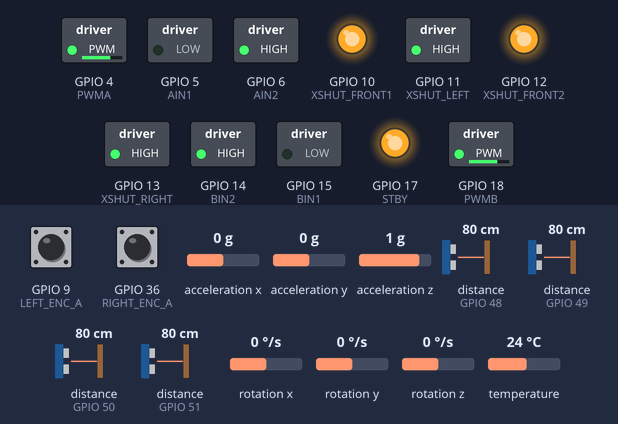
Bench run of a sketch on a simulated ESP32-S3. Parts: switched loads named in the sketch (green lamp = pin HIGH), output pins drawn as LEDs (lit = HIGH). The inputs (shaded band) are chosen by the test bench; at power-on: rotation z 0 °/s, distance to the obstacle (sensors on GPIO 49, GPIO 48, GPIO 50, GPIO 51) 80 cm, GPIO 9 (LEFT_ENC_A) HIGH, GPIO 36 (RIGHT_ENC_A) HIGH, acceleration x 0 g, acceleration y 0 g, acceleration z 1 g, rotation x 0 °/s, rotation y 0 °/s, temperature 24 °C. WiFi joins after 1.5 s; servers stay silent unless stated; what the sketch prints to the serial monitor is not drawn.

Above: at 9.1 s.
9.2 s: rotation z set to 3 °/s
12.2 s: distance to the obstacle (sensor on GPIO 49) set to 9 cm
15.2 s: rotation z set to -59 °/s
At 15.9 s:
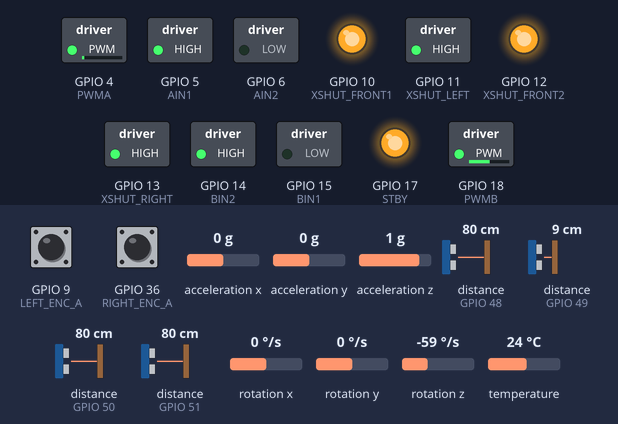
17.0 s: distance to the obstacle (sensor on GPIO 49) set to 60 cm
At 18.4 s:
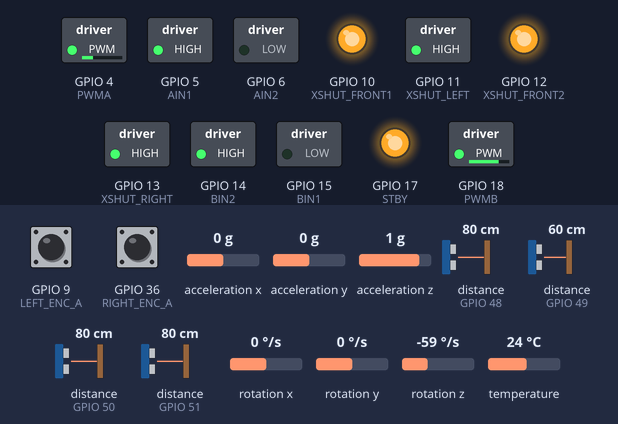
18.7 s: rotation z set to 100 °/s
At 21.5 s:
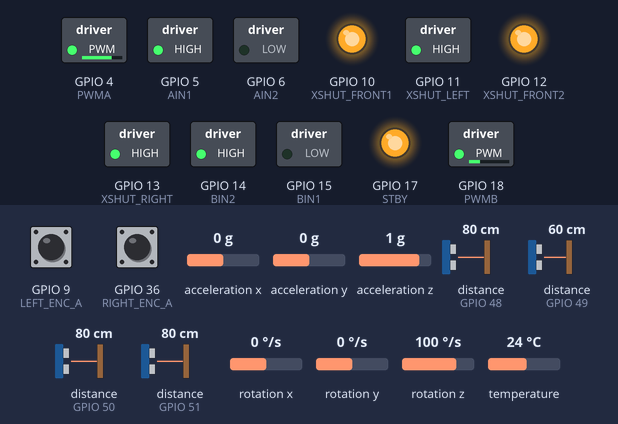
21.7 s: distance to the obstacle (sensor on GPIO 49) set to 2 cm
At 24.4 s:
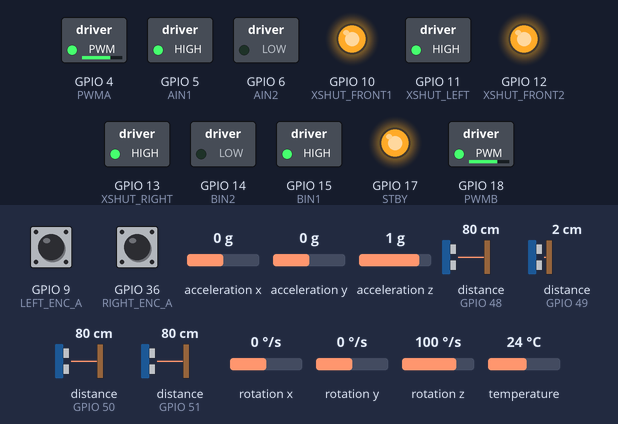
Timing chart, 0 to 25.7 s (numbered marks = the images above; inputs shaded):
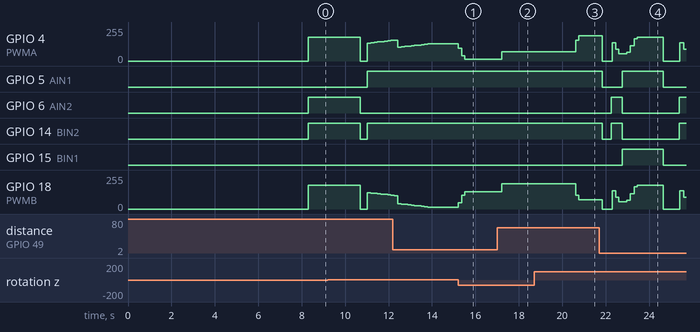

The sketch:

module06_maze_mapping.ino
```cpp
/*
====================================================
MODULE 06 - MAZE MAPPING
====================================================
Features:
- Wall, Cell, Junction, Dead End Detection
- Live 16x16 Maze Map Building in RAM
- Real-time HTML5 Canvas Map Rendering on Dashboard
- Pin Mapping EXACTLY from Module 03
====================================================
*/

#include <Adafruit_MPU6050.h>
#include <Adafruit_Sensor.h>
#include <Adafruit_VL53L0X.h>
#include <Arduino.h>
#include <WebServer.h>
#include <WiFi.h>
#include <Wire.h>

//==================================================
// PIN DEFINITIONS (From Module 03 README)
//==================================================
#define PWMA 4
#define AIN1 5
#define AIN2 6
#define PWMB 18
#define BIN1 15
#define BIN2 14
#define STBY 17

#define LEFT_ENC_A 9
#define RIGHT_ENC_A 36

#define I2C_SDA 40
#define I2C_SCL 2

#define XSHUT_FRONT1 10
#define XSHUT_FRONT2 12
#define XSHUT_LEFT 11
#define XSHUT_RIGHT 13

#define ADDR_FRONT1 0x30
#define ADDR_FRONT2 0x31
#define ADDR_LEFT 0x32
#define ADDR_RIGHT 0x33

const int PULSES_PER_CELL = 388;
int WALL_THRESHOLD = 130;
const float TARGET_WALL_DIST = 55.0; // Perfect center derived from manual telemetry
const int BASE_PWM = 130;
float targetSideDist = 55.0;

// PID Settings
float Kp_straight = 1.0;
float Ki_straight = 0.0;
float Kd_straight = 0.5;

float Kp_wall = 0.5;
float Ki_wall = 0.0;
float Kd_wall = 0.0;

//==================================================
// GLOBAL VARIABLES
//==================================================
volatile long leftPulse = 0;
volatile long rightPulse = 0;

int distFront1 = -1;
int distFront = -1;
int distLeft = -1;
int distRight = -1;

float yawAngle = 0.0;
float gyroZoffset = 0.0;
unsigned long lastMPUTime = 0;

// Robot Position
int rx = 0;
int ry = 0;
int rDir = 0; // 0=N, 1=E, 2=S, 3=W
const char *cellStatus = "Unknown";
const char *currentStatus = "Ready";

bool cmdExplore = false;
bool cmdStop = false;

//==================================================
// MAZE MAPPING (16x16 ARRAY)
//==================================================
#define WALL_NORTH 0b00000001
#define WALL_EAST  0b00000010
#define WALL_SOUTH 0b00000100
#define WALL_WEST  0b00001000
#define VISITED    0b00010000

uint8_t maze[16][16];

void setWall(int x, int y, uint8_t wall) {
  if (x < 0 || x > 15 || y < 0 || y > 15) return;
  maze[x][y] |= wall;
  // Update adjacent cell walls for consistency
  if (wall == WALL_NORTH && y < 15) maze[x][y+1] |= WALL_SOUTH;
  if (wall == WALL_SOUTH && y > 0) maze[x][y-1] |= WALL_NORTH;
  if (wall == WALL_EAST && x < 15) maze[x+1][y] |= WALL_WEST;
  if (wall == WALL_WEST && x > 0) maze[x-1][y] |= WALL_EAST;
}

void updateMap(bool wF, bool wL, bool wR) {
  if (rx < 0 || rx > 15 || ry < 0 || ry > 15) return;
  maze[rx][ry] |= VISITED;

  if (rDir == 0) { // North
    if (wF) setWall(rx, ry, WALL_NORTH);
    if (wL) setWall(rx, ry, WALL_WEST);
    if (wR) setWall(rx, ry, WALL_EAST);
  } else if (rDir == 1) { // East
    if (wF) setWall(rx, ry, WALL_EAST);
    if (wL) setWall(rx, ry, WALL_NORTH);
    if (wR) setWall(rx, ry, WALL_SOUTH);
  } else if (rDir == 2) { // South
    if (wF) setWall(rx, ry, WALL_SOUTH);
    if (wL) setWall(rx, ry, WALL_EAST);
    if (wR) setWall(rx, ry, WALL_WEST);
  } else if (rDir == 3) { // West
    if (wF) setWall(rx, ry, WALL_WEST);
    if (wL) setWall(rx, ry, WALL_SOUTH);
    if (wR) setWall(rx, ry, WALL_NORTH);
  }
}

//==================================================
// HARDWARE INSTANCES
//==================================================
Adafruit_VL53L0X tofFront1 = Adafruit_VL53L0X();
Adafruit_VL53L0X tofFront = Adafruit_VL53L0X();
Adafruit_VL53L0X tofLeft = Adafruit_VL53L0X();
Adafruit_VL53L0X tofRight = Adafruit_VL53L0X();
Adafruit_MPU6050 mpu;
WebServer server(80);

const char *ssid = "Tecno Spark";
const char *password = "20240869kp";

//==================================================
// WEB DASHBOARD HTML
//==================================================
const char htmlPage[] PROGMEM = R"=====(
<!DOCTYPE html>
<html>
<head>
  <meta charset="UTF-8">
  <title>Module 06 - Live Maze Mapping</title>
  <style>
    body { background: #0f172a; color: white; font-family: sans-serif; text-align: center; }
    h1 { color: #38bdf8; margin-bottom: 5px;}
    .grid { display: grid; grid-template-columns: 1fr 1fr; gap: 10px; max-width: 400px; margin: 10px auto; }
    .card { background: rgba(255,255,255,0.1); padding: 10px; border-radius: 8px; }
    .value { font-size: 1.2rem; font-weight: bold; color: #fbbf24; }
    .canvas-container { background: #1e293b; padding: 10px; border: 2px solid #38bdf8; border-radius: 12px; display: inline-block; margin-top: 10px;}
    canvas { background: #000; border-radius: 4px; }
  </style>
</head>
<body>
  <h1>Live Maze Map</h1>
  <h3 id="status" style="color: #a7f3d0; margin-top:0;">Status: Ready</h3>

  <div class="canvas-container">
    <canvas id="mazeCanvas" width="320" height="320"></canvas>
  </div>

  <div class="grid">
    <div class="card">X, Y Position<br><span class="value" id="pos">0, 0</span></div>
    <div class="card">Direction<br><span class="value" id="dir">North</span></div>
    <div class="card" style="grid-column: span 2;">Detection<br><span class="value" id="cell">--</span></div>
  </div>

  <script>
    const canvas = document.getElementById('mazeCanvas');
    const ctx = canvas.getContext('2d');
    const cellSize = 20;

    async function fetchData() {
      try {
        const res = await fetch('/data');
        const data = await res.json();

        document.getElementById('pos').innerText = data.x + ", " + data.y;
        document.getElementById('dir').innerText = data.d;
        document.getElementById('cell').innerText = data.c;
        document.getElementById('status').innerText = "Status: " + data.s;

        // Render Maze
        ctx.clearRect(0, 0, canvas.width, canvas.height);

        for(let x = 0; x < 16; x++){
            for(let y = 0; y < 16; y++){
                let cell = data.maze[x * 16 + y];
                let px = x * cellSize;
                let py = (15 - y) * cellSize; // Origin bottom-left

                if (cell & 16) { // VISITED
                    ctx.fillStyle = '#334155';
                    ctx.fillRect(px, py, cellSize, cellSize);
                }

                ctx.strokeStyle = '#38bdf8';
                ctx.lineWidth = 2;
                if (cell & 1) { // North
                    ctx.beginPath(); ctx.moveTo(px, py); ctx.lineTo(px+cellSize, py); ctx.stroke();
                }
                if (cell & 2) { // East
                    ctx.beginPath(); ctx.moveTo(px+cellSize, py); ctx.lineTo(px+cellSize, py+cellSize); ctx.stroke();
                }
                if (cell & 4) { // South
                    ctx.beginPath(); ctx.moveTo(px, py+cellSize); ctx.lineTo(px+cellSize, py+cellSize); ctx.stroke();
                }
                if (cell & 8) { // West
                    ctx.beginPath(); ctx.moveTo(px, py); ctx.lineTo(px, py+cellSize); ctx.stroke();
                }
            }
        }

        // Draw Robot
        let rx = data.x * cellSize;
        let ry = (15 - data.y) * cellSize;

        ctx.fillStyle = '#ef4444';
        ctx.beginPath();
        ctx.arc(rx + cellSize/2, ry + cellSize/2, cellSize/3, 0, 2*Math.PI);
        ctx.fill();

        // Draw Heading Indicator
        ctx.strokeStyle = '#fff';
        ctx.lineWidth = 2;
        ctx.beginPath();
        ctx.moveTo(rx + cellSize/2, ry + cellSize/2);
        if (data.d === "North") ctx.lineTo(rx + cellSize/2, ry + cellSize/6);
        else if (data.d === "South") ctx.lineTo(rx + cellSize/2, ry + cellSize - cellSize/6);
        else if (data.d === "East") ctx.lineTo(rx + cellSize - cellSize/6, ry + cellSize/2);
        else if (data.d === "West") ctx.lineTo(rx + cellSize/6, ry + cellSize/2);
        ctx.stroke();

      } catch (e) {}
    }
    setInterval(fetchData, 400);
  </script>
</body>
</html>
)=====";

//==================================================
// MOTORS & ENCODERS
//==================================================
void IRAM_ATTR leftEncoderISR() { leftPulse++; }
void IRAM_ATTR rightEncoderISR() { rightPulse++; }

void setupMotors() {
  pinMode(AIN1, OUTPUT);
  pinMode(AIN2, OUTPUT);
  pinMode(BIN1, OUTPUT);
  pinMode(BIN2, OUTPUT);
  pinMode(STBY, OUTPUT);
  digitalWrite(STBY, HIGH);
  ledcAttach(PWMA, 1000, 8);
  ledcAttach(PWMB, 1000, 8);

  pinMode(LEFT_ENC_A, INPUT_PULLUP);
  pinMode(RIGHT_ENC_A, INPUT_PULLUP);
  attachInterrupt(digitalPinToInterrupt(LEFT_ENC_A), leftEncoderISR, RISING);
  attachInterrupt(digitalPinToInterrupt(RIGHT_ENC_A), rightEncoderISR, RISING);
}
void motorsStop() {
  digitalWrite(AIN1, LOW);
  digitalWrite(AIN2, LOW);
  digitalWrite(BIN1, LOW);
  digitalWrite(BIN2, LOW);
  ledcWrite(PWMA, 0);
  ledcWrite(PWMB, 0);
}
void leftMotor(int pwm) {
  pwm = constrain(pwm, -255, 255);
  if (pwm > 0) {
    digitalWrite(AIN1, HIGH);
    digitalWrite(AIN2, LOW);
    ledcWrite(PWMA, pwm);
  } else if (pwm < 0) {
    digitalWrite(AIN1, LOW);
    digitalWrite(AIN2, HIGH);
    ledcWrite(PWMA, -pwm);
  } else {
    digitalWrite(AIN1, LOW);
    digitalWrite(AIN2, LOW);
    ledcWrite(PWMA, 0);
  }
}
void rightMotor(int pwm) {
  pwm = constrain(pwm, -255, 255);
  if (pwm > 0) {
    digitalWrite(BIN1, LOW);
    digitalWrite(BIN2, HIGH);
    ledcWrite(PWMB, pwm);
  } else if (pwm < 0) {
    digitalWrite(BIN1, HIGH);
    digitalWrite(BIN2, LOW);
    ledcWrite(PWMB, -pwm);
  } else {
    digitalWrite(BIN1, LOW);
    digitalWrite(BIN2, LOW);
    ledcWrite(PWMB, 0);
  }
}

//==================================================
// SENSORS
//==================================================
void setupToF() {
  pinMode(XSHUT_FRONT1, OUTPUT);
  pinMode(XSHUT_FRONT2, OUTPUT);
  pinMode(XSHUT_LEFT, OUTPUT);
  pinMode(XSHUT_RIGHT, OUTPUT);
  digitalWrite(XSHUT_FRONT1, LOW);
  digitalWrite(XSHUT_FRONT2, LOW);
  digitalWrite(XSHUT_LEFT, LOW);
  digitalWrite(XSHUT_RIGHT, LOW);
  delay(10);

  digitalWrite(XSHUT_FRONT1, HIGH);
  delay(10);
  tofFront1.begin(ADDR_FRONT1, false, &Wire);

  digitalWrite(XSHUT_FRONT2, HIGH);
  delay(10);
  tofFront.begin(ADDR_FRONT2, false, &Wire);

  digitalWrite(XSHUT_LEFT, HIGH);
  delay(10);
  tofLeft.begin(ADDR_LEFT, false, &Wire);

  digitalWrite(XSHUT_RIGHT, HIGH);
  delay(10);
  tofRight.begin(ADDR_RIGHT, false, &Wire);
}

void readToF() {
  VL53L0X_RangingMeasurementData_t m;

  memset(&m, 0, sizeof(m));
  tofFront1.rangingTest(&m, false);
  distFront1 =
      (m.RangeStatus != 4 && m.RangeMilliMeter != 0) ? m.RangeMilliMeter : -1;

  memset(&m, 0, sizeof(m));
  tofFront.rangingTest(&m, false);
  distFront =
      (m.RangeStatus != 4 && m.RangeMilliMeter != 0) ? m.RangeMilliMeter : -1;

  memset(&m, 0, sizeof(m));
  tofLeft.rangingTest(&m, false);
  distLeft =
      (m.RangeStatus != 4 && m.RangeMilliMeter != 0) ? m.RangeMilliMeter : -1;

  memset(&m, 0, sizeof(m));
  tofRight.rangingTest(&m, false);
  distRight =
      (m.RangeStatus != 4 && m.RangeMilliMeter != 0) ? m.RangeMilliMeter : -1;
}

void setupMPU() {
  if (mpu.begin()) {
    mpu.setAccelerometerRange(MPU6050_RANGE_8_G);
    mpu.setGyroRange(MPU6050_RANGE_500_DEG);
    mpu.setFilterBandwidth(MPU6050_BAND_21_HZ);
    delay(1000);
    float zSum = 0;
    int samples = 200;
    sensors_event_t a, g, t;
    for (int i = 0; i < samples; i++) {
      mpu.getEvent(&a, &g, &t);
      zSum += g.gyro.z;
      delay(5);
    }
    gyroZoffset = zSum / samples;
    lastMPUTime = millis();
    yawAngle = 0.0;
  }
}

void updateYaw() {
  sensors_event_t a, g, t;
  mpu.getEvent(&a, &g, &t);
  unsigned long now = millis();
  float dt = (now - lastMPUTime) / 1000.0;
  lastMPUTime = now;
  float zRate = g.gyro.z - gyroZoffset;
  if (abs(zRate) < 0.03)
    zRate = 0.0;
  yawAngle += (zRate * 57.2958) * dt;
}

//==================================================
// TURNING LOGIC
//==================================================
void pivotTurn(float targetAngle) {
  currentStatus = "Turning...";
  yawAngle = 0.0;
  float Kp = 3.0;
  unsigned long turnStart = millis();

  while (millis() - turnStart < 2500) {
    server.handleClient();
    if (cmdStop)
      break;

    static unsigned long lastToFTurn = 0;
    if (millis() - lastToFTurn > 33) {
      readToF();
      lastToFTurn = millis();
    }

    updateYaw();
    float error = targetAngle - yawAngle;
    if (abs(error) < 1.5)
      break;

    float pOut = Kp * error;
    pOut = constrain(pOut, -180, 180);
    if (pOut > 0 && pOut < 55)
      pOut = 55;
    if (pOut < 0 && pOut > -55)
      pOut = -55;

    leftMotor(-pOut);
    rightMotor(pOut);
    delay(5);
  }
  motorsStop();
  delay(200);
}

void moveForwardCell() {
  currentStatus = "Moving 1 Cell";
  noInterrupts();
  leftPulse = 0;
  rightPulse = 0;
  interrupts();
  yawAngle = 0.0;

  float Kp_gyro = 6.0;
  float Kp_enc = 0.5;

  while (true) {
    server.handleClient();
    if (cmdStop) break;

    long avgPulse = (leftPulse + rightPulse) / 2;
    if (avgPulse >= PULSES_PER_CELL) break;

    static unsigned long lastToFRead = 0;
    if (millis() - lastToFRead > 20) {
      readToF();
      lastToFRead = millis();
    }

    int currentBaseSpeed = BASE_PWM;

    // Use F2 (distFront) for perfect stopping, as fixed in Module 05
    int dFront = 8191;
    if (distFront > 0) dFront = distFront;
    else if (distFront1 > 0) dFront = distFront1;

    if (dFront > 0) {
      if (dFront <= TARGET_WALL_DIST) {
        motorsStop();
        break;
      } else if (dFront < 180) {
        currentBaseSpeed = map(dFront, TARGET_WALL_DIST, 180, 50, BASE_PWM);
        currentBaseSpeed = constrain(currentBaseSpeed, 50, BASE_PWM);
      }
    }

    updateYaw();

    float gyroError = 0.0 - yawAngle;
    float encError = rightPulse - leftPulse;
    float wallError = 0.0;

    bool hasLeftWall = (distLeft > 0 && distLeft < (targetSideDist + 35));
    bool hasRightWall = (distRight > 0 && distRight < (targetSideDist + 35));

    if (hasLeftWall && hasRightWall) {
      wallError = distLeft - distRight;
    } else if (hasLeftWall) {
      wallError = distLeft - targetSideDist;
    } else if (hasRightWall) {
      wallError = targetSideDist - distRight;
    }

    float correction = (Kp_gyro * gyroError) + (Kp_enc * encError) + (Kp_wall * wallError);
    correction = constrain(correction, -60, 60);

    leftMotor(currentBaseSpeed - correction);
    rightMotor(currentBaseSpeed + correction);
    delay(5);
  }

  // Update Position
  if (rDir == 0) ry++;
  else if (rDir == 1) rx++;
  else if (rDir == 2) ry--;
  else if (rDir == 3) rx--;
}

//==================================================
// MAZE EXPLORATION LOGIC
//==================================================
void autoCalibrateWalls() {
  currentStatus = "Calibrating...";
  for (int i = 0; i < 5; i++) {
    readToF();
    server.handleClient();
    delay(50);
  }

  if (distLeft > 0 && distRight > 0 && distLeft < 150 && distRight < 150) {
    targetSideDist = (distLeft + distRight) / 2.0;
    WALL_THRESHOLD = targetSideDist + 80.0;
  } else if (distLeft > 0 && distLeft < 150) {
    targetSideDist = distLeft;
    WALL_THRESHOLD = distLeft + 80.0;
  } else if (distRight > 0 && distRight < 150) {
    targetSideDist = distRight;
    WALL_THRESHOLD = distRight + 80.0;
  }
}

void exploreStep() {
  readToF();

  bool wallF = (distFront > 0 && distFront < WALL_THRESHOLD);
  bool wallL = (distLeft > 0 && distLeft < WALL_THRESHOLD);
  bool wallR = (distRight > 0 && distRight < WALL_THRESHOLD);

  // === NEW: MAP BUILDING ===
  updateMap(wallF, wallL, wallR);

  // Detect Junction Type
  if (wallF && wallL && wallR) cellStatus = "Dead End";
  else if (!wallF && !wallL && !wallR) cellStatus = "Cross Junction";
  else if (!wallF && wallL && wallR) cellStatus = "Straight Path";
  else cellStatus = "Corner / T-Junct";

  currentStatus = "Analyzing...";

  // Left-Hand Rule Maze Solving
  if (!wallL) {
    pivotTurn(90.0);       // Turn Left
    rDir = (rDir + 3) % 4; // Update Virtual Direction
    moveForwardCell();
  } else if (!wallF) {
    // Go Straight
    moveForwardCell();
  } else if (!wallR) {
    pivotTurn(-90.0); // Turn Right
    rDir = (rDir + 1) % 4;
    moveForwardCell();
  } else {
    pivotTurn(180.0); // U-Turn (Dead End)
    rDir = (rDir + 2) % 4;
    moveForwardCell();
  }
}

//==================================================
// SETUP & MAIN LOOP
//==================================================
void setup() {
  Serial.begin(115200);
  Wire.begin(I2C_SDA, I2C_SCL);
  Wire.setClock(400000);

  // Initialize Map Array to 0
  for(int i=0; i<16; i++) {
    for(int j=0; j<16; j++) {
      maze[i][j] = 0;
    }
  }

  setupMotors();
  setupToF();
  setupMPU();

  WiFi.mode(WIFI_STA);
  WiFi.begin(ssid, password);
  Serial.print("Connecting to Wi-Fi...");
  while (WiFi.status() != WL_CONNECTED) {
    delay(500);
    Serial.print(".");
  }
  Serial.println("\nConnected!");
  Serial.print("Dashboard IP: ");
  Serial.println(WiFi.localIP());

  server.on("/", []() { server.send(200, "text/html", htmlPage); });

  server.on("/data", []() {
    String dStr = (rDir == 0) ? "North" : (rDir == 1) ? "East" : (rDir == 2) ? "South" : "West";

    // Build JSON containing the whole 16x16 map
    String json = "{\"x\":" + String(rx) + ",\"y\":" + String(ry) +
                  ",\"d\":\"" + dStr + "\",\"c\":\"" + String(cellStatus) +
                  "\",\"s\":\"" + String(currentStatus) + "\",\"maze\":[";

    for(int i = 0; i < 16; i++){
        for(int j = 0; j < 16; j++){
            json += String(maze[i][j]);
            if(i != 15 || j != 15) json += ",";
        }
    }
    json += "]}";

    server.send(200, "application/json", json);
  });

  server.begin();

  Serial.println("Waiting 3 seconds for perfect Gyro stabilization before Auto Start...");
  delay(3000);

  // Starting at (0,0) facing North
  rx = 0;
  ry = 0;
  rDir = 0;

  // We assume we have a South wall behind us at the starting point
  setWall(0, 0, WALL_SOUTH);

  autoCalibrateWalls();
  cmdExplore = true;
}

void loop() {
  server.handleClient();

  static unsigned long lastToF = 0;
  if (millis() - lastToF > 200) {
    readToF();
    lastToF = millis();
  }

  if (cmdExplore) {
    exploreStep();
  }

  updateYaw();
  delay(10);
}
```

Measured:
- after the input at 15.2 s, GPIO 4 (PWMA): 131/255 → 95/255 at once, → 41/255 0.15 s later, → 12/255 0.14 s later; GPIO 18 (PWMB): 12/255 → 48/255 at once, → 102/255 0.15 s later, → 131/255 0.14 s later
- after the input at 17.0 s, GPIO 4 (PWMA): 12/255 → 70/255 after 0.21 s; GPIO 18 (PWMB): 131/255 → 189/255 after 0.21 s
- after the input at 18.7 s, GPIO 4 (PWMA): 70/255 → 155/255 after 1.9 s, → 189/255 0.14 s later; GPIO 18 (PWMB): 189/255 → 103/255 after 1.9 s, → 70/255 0.14 s later
- after the input at 21.7 s, GPIO 4 (PWMA): 189/255 → 0/255 after 0.15 s, → 136/255 0.44 s later, → 87/255 0.17 s later, → 55/255 0.14 s later, … (11 changes in this stretch); GPIO 5 (AIN1): HIGH → LOW after 0.15 s, → HIGH 0.92 s later, → LOW 1.9 s later
